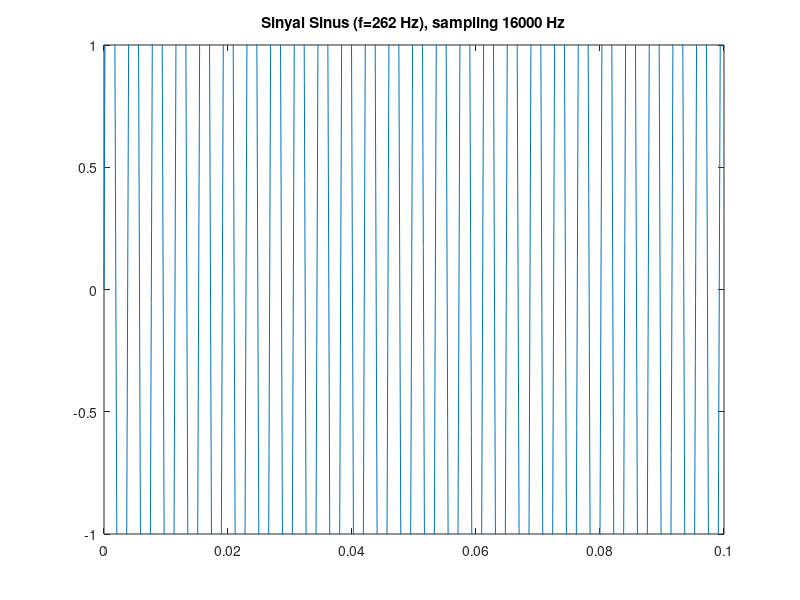

Source code (MATLAB): (Note: this script raises an error after producing the figure.)
clear all;
f=262;
fs=16000;
t=0:1/fs:1.0;
y=4*sin(2*pi*f*t);
sound(y,fs);
plot(t,y); axis([0 0.1 -1 1]);
title('Sinyal Sinus (f=262 Hz), sampling 16000 Hz');
wavwrite(y,'sinus1');